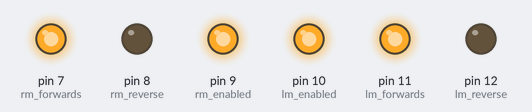
The sketch below on a simulated Arduino Uno, built with avr-gcc and run on an emulated ATmega328P. Shown: output pins drawn as LEDs (lit = HIGH).

Above: at 1.0 s.
At 2.5 s:
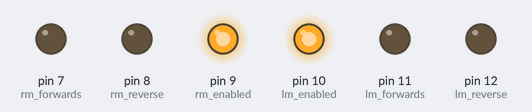
At 4.0 s:
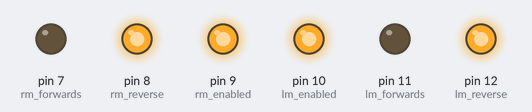
At 5.5 s:
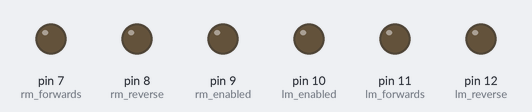
Timing chart, 0 to 7.8 s (numbered marks = the images above):
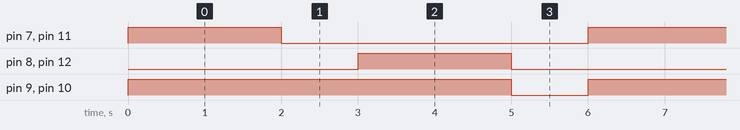

The sketch:

Blinks2.ino
```cpp
int rm_enabled = 9;//ENB
int lm_enabled = 10;//ENA
int rm_reverse = 8; //IN3
int lm_forwards = 11;//IN2
int rm_forwards = 7; //IN4
int lm_reverse = 12; //IN1

void setup() {
  pinMode(rm_enabled, OUTPUT);
  pinMode(lm_enabled, OUTPUT);

  pinMode(rm_reverse, OUTPUT);
  pinMode(lm_forwards, OUTPUT);

  pinMode(rm_forwards, OUTPUT);
  pinMode(lm_reverse, OUTPUT);


}

void forward(bool input) {
  if (input == true){
   digitalWrite(lm_forwards, HIGH);
   digitalWrite(rm_forwards, HIGH);
  }else{
  digitalWrite(lm_forwards, LOW);
  digitalWrite(rm_forwards, LOW);
  }
}

void enabled(bool input) {
  if (input == true){
   digitalWrite(lm_enabled, HIGH);
   digitalWrite(rm_enabled, HIGH);
  }else{
  digitalWrite(lm_enabled, LOW);
  digitalWrite(rm_enabled, LOW);
  }
}

void reverse(bool input) {
  if (input == true){
   digitalWrite(lm_reverse, HIGH);
   digitalWrite(rm_reverse, HIGH);
  }else{
  digitalWrite(lm_reverse, LOW);
  digitalWrite(rm_reverse, LOW);
  }
}

void go(){
  enabled(true);
  forward(true);
  delay(2000);
  forward(false);
  delay(1000);
  reverse(true);
  delay(2000);
  reverse(false);
  enabled(false);
  delay(1000);
}

void loop() {
   go();
}
```

Measured:
- by itself, pin 7 (rm_forwards), pin 8 (rm_reverse), pin 11 (lm_forwards), pin 12 (lm_reverse): alternates HIGH for 2.0 s and LOW for 4.0 s
- by itself, pin 9 (rm_enabled), pin 10 (lm_enabled): alternates HIGH for 5.0 s and LOW for 1.0 s
- by itself, everything shown: repeats every 6.0 s, in 4 steps
